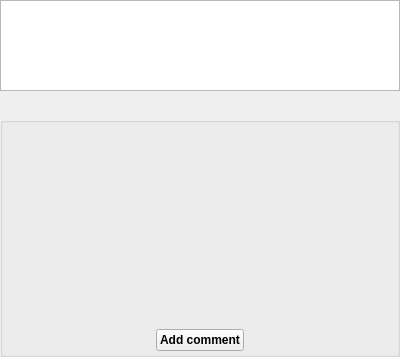
<?xml version="1.0" encoding="UTF-8"?>
<ui version="4.0">
 <class>CommentWidget</class>
 <widget class="QWidget" name="CommentWidget">
  <property name="geometry">
   <rect>
    <x>0</x>
    <y>0</y>
    <width>400</width>
    <height>357</height>
   </rect>
  </property>
  <layout class="QVBoxLayout" name="verticalLayout_2" stretch="0,0,0">
   <property name="leftMargin">
    <number>0</number>
   </property>
   <property name="topMargin">
    <number>0</number>
   </property>
   <property name="rightMargin">
    <number>0</number>
   </property>
   <property name="bottomMargin">
    <number>0</number>
   </property>
   <item>
    <widget class="QTextBrowser" name="commentBrowser">
     <property name="openLinks">
      <bool>false</bool>
     </property>
    </widget>
   </item>
   <item>
    <spacer name="verticalSpacer">
     <property name="orientation">
      <enum>Qt::Vertical</enum>
     </property>
     <property name="sizeType">
      <enum>QSizePolicy::Fixed</enum>
     </property>
     <property name="sizeHint" stdset="0">
      <size>
       <width>20</width>
       <height>20</height>
      </size>
     </property>
    </spacer>
   </item>
   <item>
    <widget class="QGroupBox" name="groupBox">
     <layout class="QVBoxLayout" name="verticalLayout_3" stretch="1,0">
      <property name="spacing">
       <number>3</number>
      </property>
      <property name="leftMargin">
       <number>3</number>
      </property>
      <property name="topMargin">
       <number>3</number>
      </property>
      <property name="rightMargin">
       <number>3</number>
      </property>
      <property name="bottomMargin">
       <number>3</number>
      </property>
      <item>
       <widget class="TextEditWidget" name="textEdit" native="true">
        <property name="minimumSize">
         <size>
          <width>0</width>
          <height>200</height>
         </size>
        </property>
        <property name="maximumSize">
         <size>
          <width>16777215</width>
          <height>200</height>
         </size>
        </property>
       </widget>
      </item>
      <item>
       <layout class="QHBoxLayout" name="horizontalLayout">
        <item>
         <spacer name="horizontalSpacer">
          <property name="orientation">
           <enum>Qt::Horizontal</enum>
          </property>
          <property name="sizeHint" stdset="0">
           <size>
            <width>40</width>
            <height>20</height>
           </size>
          </property>
         </spacer>
        </item>
        <item>
         <widget class="QPushButton" name="submitButton">
          <property name="font">
           <font>
            <weight>75</weight>
            <bold>true</bold>
           </font>
          </property>
          <property name="text">
           <string>Add comment</string>
          </property>
         </widget>
        </item>
        <item>
         <spacer name="horizontalSpacer_2">
          <property name="orientation">
           <enum>Qt::Horizontal</enum>
          </property>
          <property name="sizeHint" stdset="0">
           <size>
            <width>40</width>
            <height>20</height>
           </size>
          </property>
         </spacer>
        </item>
       </layout>
      </item>
     </layout>
    </widget>
   </item>
  </layout>
 </widget>
 <customwidgets>
  <customwidget>
   <class>TextEditWidget</class>
   <extends>QWidget</extends>
   <header>TextEditWidget.h</header>
   <container>1</container>
  </customwidget>
 </customwidgets>
 <resources/>
 <connections/>
</ui>
